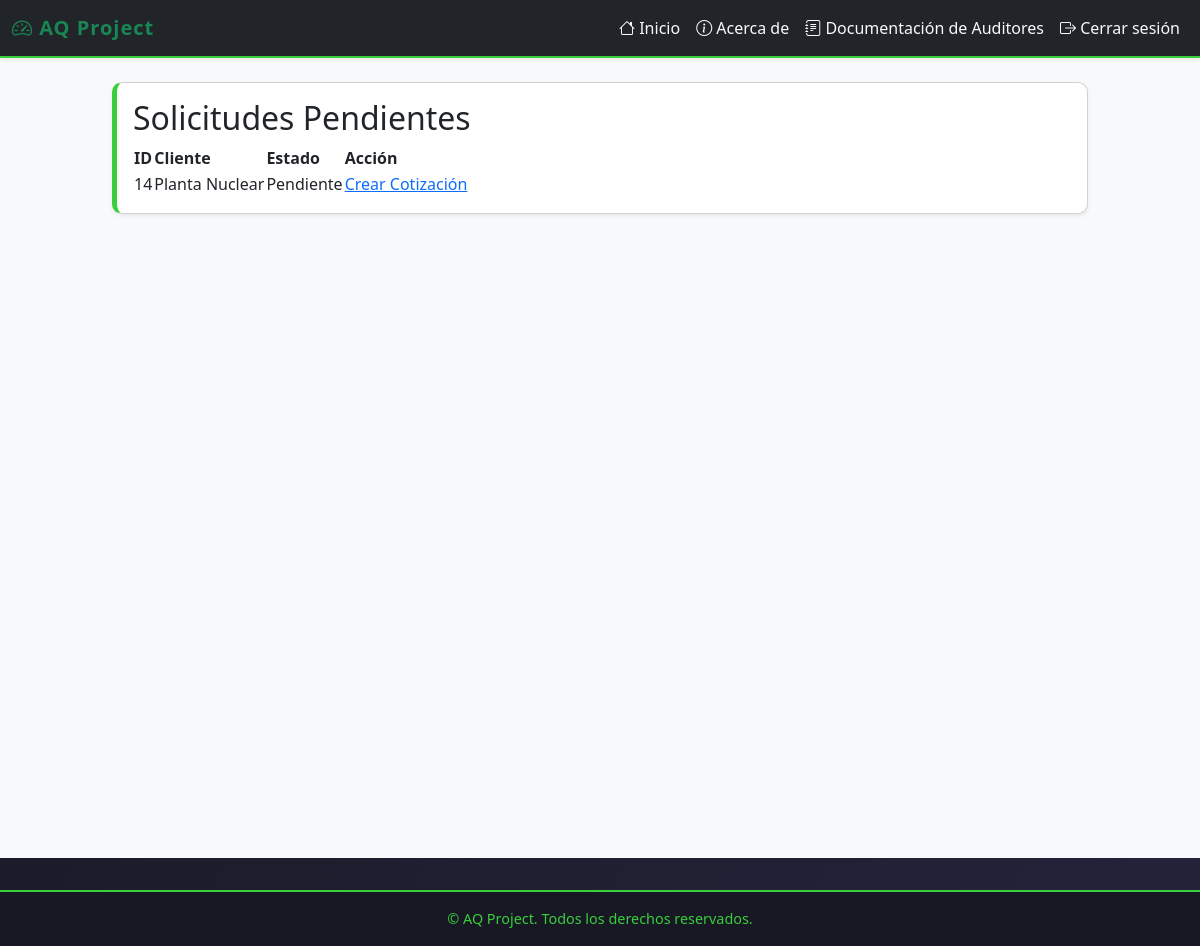
/clientes/pendientes/ (signed in), run on an earlier commit of the app's database.
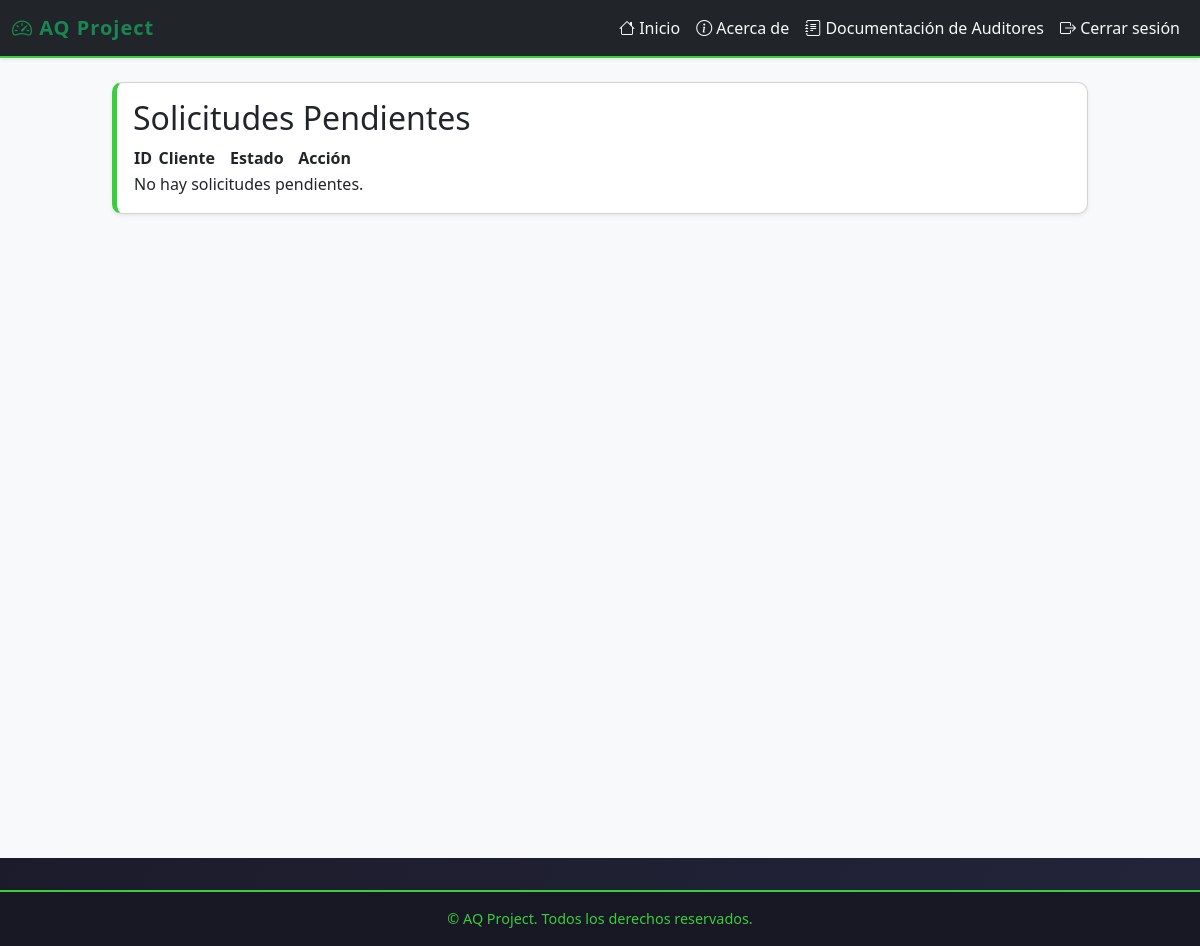
And on a later commit of the database.
### solicitudes/models.py (models this page shows, shortened)
class Solicitud(models.Model):
    cliente = models.ForeignKey(Cliente, on_delete=models.CASCADE, related_name="solicitudes_solicitudes")  # Relación con el modelo Cliente
    fecha_solicitud = models.DateField(default=date.today)  # Fecha en que se crea la solicitud
    estado = models.CharField(
        max_length=20,
        choices=[
            ('Pendiente', 'Pendiente'),
            ('Aprobada', 'Aprobada'),
            ('Rechazada', 'Rechazada')
        ],
        default='Pendiente'
    )  # Estado de la solicitud

class Cliente(models.Model):
    nit = models.CharField(max_length=20, unique=True)  # Nit único
    nombre_propietario = models.CharField(max_length=100)
    nombre_establecimiento = models.CharField(max_length=100)
    representante_legal = models.CharField(max_length=100)
    cedula_ciudadania = models.CharField(max_length=20)
    ciudad = models.CharField(max_length=100)
    departamento = models.CharField(max_length=100)
    direccion = models.CharField(max_length=200)
    representante_organismo = models.CharField(max_length=100)
    cargo = models.CharField(max_length=50)
    telefono_fijo = models.CharField(max_length=20, blank=True, null=True)
    telefono_celular = models.CharField(max_length=20)
    correo_electronico = models.EmailField()
    nivel_cea = models.CharField(max_length=50, choices=NIVELES_CEA)
    cantidad_vehiculos = models.IntegerField(null=True, blank=True)
    cantidad_instructores = models.IntegerField(null=True, blank=True)
    categorias_certificar = models.ManyToManyField(Categoria, blank=True)
    certificado_conformidad = models.CharField(max_length=2, choices=CERTIFICADO_CONFORMIDAD_CHOICES, default="No")
    nombre_ente_certificador = models.CharField(max_length=100, blank=True, null=True)  # Se llena si es "Sí"
    fecha_solicitud = models.DateField(null=True, blank=True)  # Se establece solo cuando se envía la solicitud
    observaciones = models.TextField(blank=True, null=True)

### solicitudes/views.py (the view)
# urls.py: path("pendientes/", solicitudes_pendientes, name="solicitudes_pendientes"),
@login_required
def solicitudes_pendientes(request):
    solicitudes = Solicitud.objects.filter(estado="Pendiente")
    return render(request, "solicitudes/pendientes.html", {"solicitudes": solicitudes})

### solicitudes/templates/solicitudes/pendientes.html (shortened to what this page needs)
<!doctype html>
<html lang="en">
<head>
</head>
{% extends 'layouts/base.html' %}
{% block content %}
<body>
    <h2>Solicitudes Pendientes</h2>
<table>
    <tr>
        <th>ID</th>
        <th>Cliente</th>
        <th>Estado</th>
        <th>Acción</th>
    </tr>
    {% for solicitud in solicitudes %}
    <tr>
        <td>{{ solicitud.id }}</td>
        <td>{{ solicitud.cliente.nombre_establecimiento }}</td>
        <td>{{ solicitud.estado }}</td>
        <td><a href="{% url 'crear_cotizacion' solicitud.id %}">Crear Cotización</a></td>
    </tr>
    {% empty %}
    <tr>
        <td colspan="4">No hay solicitudes pendientes.</td>
    </tr>
    {% endfor %}
</table>
</body>
{% endblock %}

### myapp/templates/layouts/base.html (shortened to what this page needs)
{% load static %}
<!doctype html>
<html lang="es">
<head>
    <link rel="stylesheet" href="https://cdn.jsdelivr.net/npm/bootstrap@5.3.3/dist/css/bootstrap.min.css">
    <link rel="stylesheet" href="https://cdn.jsdelivr.net/npm/bootstrap-icons@1.10.5/font/bootstrap-icons.css">
</head>
<body>
<nav class="navbar navbar-expand-lg navbar-dark bg-dark shadow-sm">
    <div class="container-fluid">
        <a class="navbar-brand text-success" href="/">
            <i class="bi bi-speedometer2"></i> AQ Project
        </a>
        <div class="collapse navbar-collapse" id="navbarNavDropdown">
            <ul class="navbar-nav ms-auto">
                <li class="nav-item"><a class="nav-link" href="{% url 'index' %}"><i class="bi bi-house"></i> Inicio</a></li>
                <li class="nav-item"><a class="nav-link" href="{% url 'about' %}"><i class="bi bi-info-circle"></i> Acerca de</a></li>
                {% if user.is_authenticated %}
                    {% for group in user.groups.all %}
                        {% if group.name == 'Auditores' %}
                            <li class="nav-item">
                                <a class="nav-link" href="{% url 'dashboard_auditor' %}"><i class="bi bi-journal-text"></i> Documentación de Auditores</a>
                            </li>
                        {% endif %}
                    {% endfor %}
                    <li class="nav-item"><a class="nav-link text-danger" href="{% url 'logout' %}"><i class="bi bi-box-arrow-right"></i> Cerrar sesión</a></li>
                {% else %}
                    <li class="nav-item"><a class="nav-link" href="{% url 'signup' %}"><i class="bi bi-person-plus"></i> Registrarse</a></li>
                    <li class="nav-item"><a class="nav-link" href="{% url 'signin' %}"><i class="bi bi-box-arrow-in-right"></i> Iniciar sesión</a></li>
                {% endif %}
            </ul>
        </div>
    </div>
</nav>
<main class="container-fluid" style="background-color: #f8f9fa; min-height: 100vh;">
    <div class="row justify-content-center">
        <div class="col-lg-10 mt-4">
            <div class="card shadow-sm">
                <div class="card-body">
                    {% block content %}
                    {% endblock %}
                </div>
            </div>
        </div>
    </div>
</main>
<footer>
    &copy; {{ year }} AQ Project. Todos los derechos reservados.
</footer>
</body>
</html>

What changed in the data, as far as the page shows it:
no longer on this page (row edited): Solicitud: id "14", cliente.nombre_establecimiento "Planta Nuclear", estado "Pendiente"
Also different on the page:
text now shown: "No hay solicitudes pendientes."
